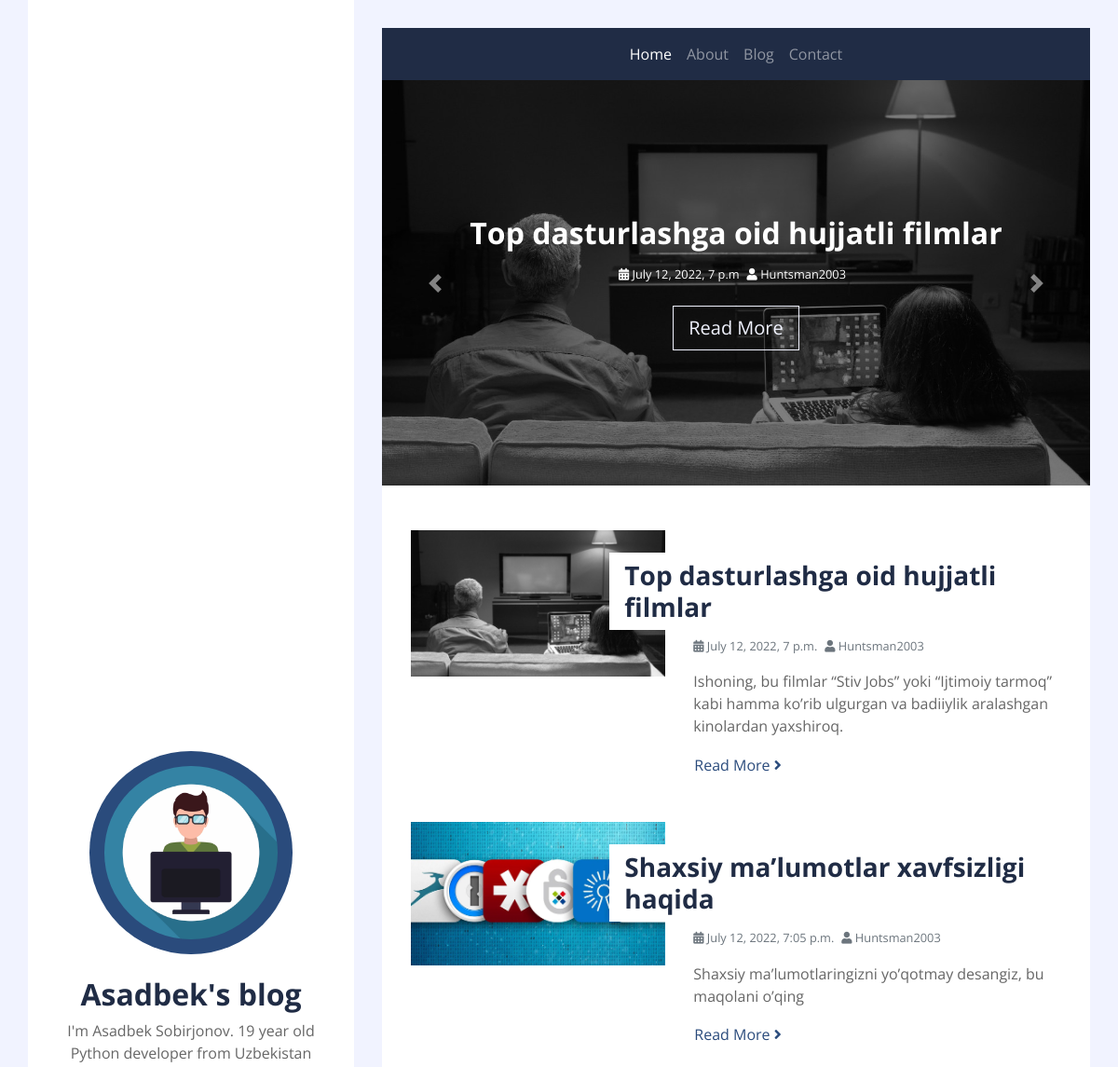
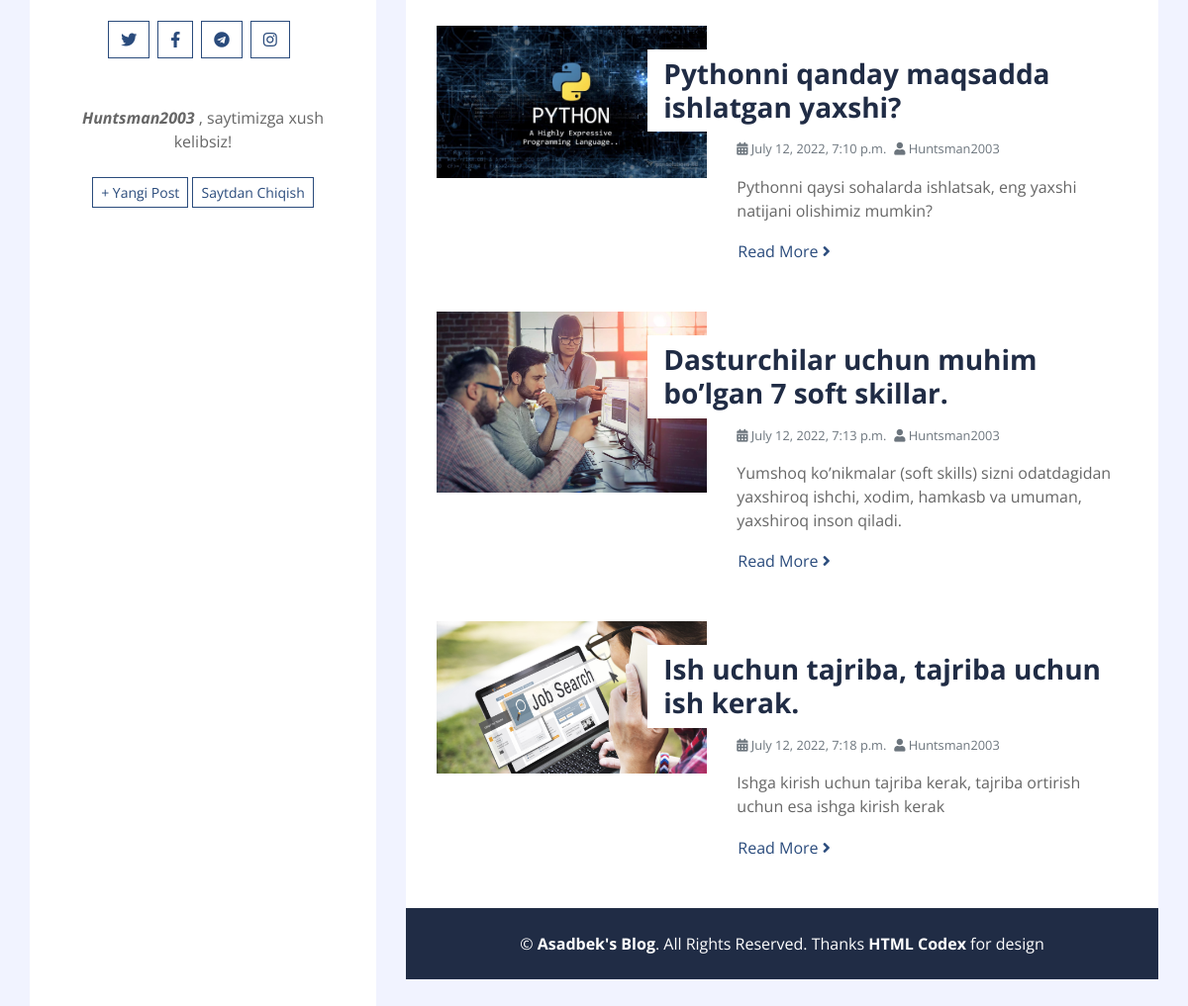
The app's page / (signed in) with its own data (2 pictures, top to bottom).
### accounts/models.py (models this page shows)
class CustomUser(AbstractUser):
    age = models.PositiveIntegerField(null=True, blank=True)
    shahar = models.CharField(max_length=50, blank=True)

### pages/models.py (models this page shows, shortened)
class ArticleModel(models.Model):
    sarlavha = models.CharField(max_length=50)
    qisqa_mazmun = models.CharField(max_length=200)
    body = RichTextField()
    photo = models.ImageField(upload_to='images/', blank=True)
    date = models.DateTimeField(auto_now_add=True)
    muallif = models.ForeignKey(
        get_user_model(),
        on_delete=models.CASCADE
    )

### pages/views.py (the view)
# urls.py: path('', HomePageView.as_view(), name='home'),
class HomePageView(ListView):
    model = ArticleModel
    template_name = 'home.html'

### templates/home.html (shortened to what this page needs)
{% extends 'base.html' %}
{% load static %}
{% block content %}
    <div class="container p-0">
        <div id="blog-carousel" class="carousel slide" data-ride="carousel">
            <div class="carousel-inner">
                <div class="carousel-item active">
                    <img class="w-100" src="{% static 'img/carousel1-1.jpg' %}" alt="Image">
                    <div class="carousel-caption d-flex flex-column align-items-center justify-content-center">
                        <h2 class="mb-3 text-white font-weight-bold"> Top dasturlashga oid hujjatli filmlar </h2>
                        <div class="d-flex text-white">
                            <small class="mr-2"><i class="fa fa-calendar-alt"></i> July 12, 2022, 7 p.m </small>
                            <small class="mr-2"><i class="fa fa-user"></i> Huntsman2003 </small>
                        </div>
                        <a href="{% url 'article_detail' 4 %}" class="btn btn-lg btn-outline-light mt-4">Read More</a>
                    </div>
                </div>
            </div>
            <a class="carousel-control-prev" href="#blog-carousel" data-slide="prev">
                <span class="carousel-control-prev-icon"></span>
            </a>
            <a class="carousel-control-next" href="#blog-carousel" data-slide="next">
                <span class="carousel-control-next-icon"></span>
            </a>
        </div>
    </div>
    <div class="container bg-white pt-5">
        {% for maqola in object_list %}
            <div class="row blog-item px-3 pb-5">
                <div class="col-md-5">
                    {% if maqola.photo %}
                        <img class="img-fluid mb-4 mb-md-0" src="{{ maqola.photo.url }}" alt="Should be Image">
                    {% endif %}
                </div>
                <div class="col-md-7">
                    <h3 class="mt-md-4 px-md-3 mb-2 py-2 bg-white font-weight-bold"> {{ maqola.sarlavha }} </h3>
                    <div class="d-flex mb-3">
                        <small class="mr-2 text-muted"><i class="fa fa-calendar-alt"></i> {{ maqola.date }} </small>
                        <small class="mr-2 text-muted"><i class="fa fa-user"></i> {{ maqola.muallif | title }} </small>
                    </div>
                    <p> {{ maqola.qisqa_mazmun }} </p>
                    <a class="btn btn-link p-0" href="{% url 'article_detail' maqola.pk %}">Read More <i class="fa fa-angle-right"></i></a>
                </div>
            </div>
        {% endfor %}
    </div>
{% endblock content %}

### templates/base.html (shortened to what this page needs)
{% load static %}
<!DOCTYPE html>
<html lang="en">
    <head>
        <link href="https://cdnjs.cloudflare.com/ajax/libs/font-awesome/5.10.0/css/all.min.css" rel="stylesheet">
        <link href="{% static 'css/base.css' %}" rel="stylesheet">
    </head>
    <body>
        <div class="wrapper">
            <div class="sidebar">
                <div class="sidebar-text d-flex flex-column h-100 justify-content-center text-center">
                    <img class="mx-auto d-block w-75 bg-primary img-fluid rounded-circle mb-4 p-3" src="{% static 'img/profile1.jpg' %}" alt="Image">
                    <h2 class="font-weight-bold"> Asadbek's blog </h2>
                    <p class="mb-4">
                        I'm Asadbek Sobirjonov. 19 year old Python developer from Uzbekistan
                    </p>
                    <div class="d-flex justify-content-center mb-5">
                        <a class="btn btn-outline-primary mr-2" href="https://twitter.com/ABekSo2?t=Z16q2qYiBdoJ5rjIsw2pjQ&s=09"><i class="fab fa-twitter"></i></a>
                        <a class="btn btn-outline-primary mr-2" href="https://www.facebook.com/sobirjonovdev"><i class="fab fa-facebook-f"></i></a>
                        <a class="btn btn-outline-primary mr-2" href="https://t.me/sobirjonov_me"><i class="fab fa-telegram"></i></a>
                        <a class="btn btn-outline-primary mr-2" href="https://www.instagram.com/sobirjonov__a"><i class="fab fa-instagram"></i></a>
                    </div>
                    {% if user.is_authenticated %}
                        <p class="mb-4">
                            <b><i> {{ user | title }} </i></b>, saytimizga xush kelibsiz!
                        </p>
                        <div>
                            <a href="{% url 'article_new' %}" class="btn btn-sm btn-outline-primary mb-1"> + Yangi Post </a>
                            <a href="{% url 'logout' %}" class="btn btn-sm btn-outline-primary mb-1"> Saytdan Chiqish </a>
                        </div>
                    {% else %}
                        <p class="mb-4">
                            Siz saytga kirmagansiz!
                        </p>
                        <a href="{% url 'login' %}" class="btn btn-lg btn-block btn-primary mt-auto"> Saytga Kirish </a>
                        <a href="{% url 'signup' %}" class="btn btn-lg btn-block btn-primary mt-auto"> Ro'yxatdan O'tish </a>
                    {% endif %}
                </div>
            </div>
            <div class="content">
                <div class="container p-0">
                    <nav class="navbar navbar-expand-lg bg-secondary navbar-dark">
                        <div class="collapse navbar-collapse justify-content-between" id="navbarCollapse">
                            <div class="navbar-nav m-auto">
                                {% block navbar %}
                                    <a href="{% url 'home' %}" class="nav-item nav-link active">Home</a>
                                    <a href="{% url 'about' %}" class="nav-item nav-link">About</a>
                                    <a href="{% url 'article_list' %}" class="nav-item nav-link">Blog</a>
                                    <a href="{% url 'contact' %}" class="nav-item nav-link">Contact</a>
                                {% endblock navbar %}
                            </div>
                        </div>
                    </nav>
                </div>
                {% block content %}
                {% endblock content %}
                <div class="container py-4 bg-secondary text-center">
                    <p class="m-0 text-white">
                        &copy; <a class="text-white font-weight-bold" href="{% url 'about' %}">Asadbek's Blog</a>. All Rights Reserved. Thanks <a class="text-white font-weight-bold" href="https://htmlcodex.com">HTML Codex</a> for design
                    </p>
                </div>
            </div>
        </div>
    </body>
</html>

### records on screen
CustomUser: username "Huntsman2003"
ArticleModel: photo (picture), sarlavha "Top dasturlashga oid hujjatli filmlar", date "July 12, 2022, 7 p.m.", muallif "Huntsman2003", qisqa_mazmun "Ishoning, bu filmlar “Stiv Jobs” yoki “Ijtimoiy tarmoq” kabi hamma ko’rib ulgurgan va badiiylik aralashgan kinolardan yaxshiroq."
ArticleModel: photo (picture), sarlavha "Shaxsiy ma’lumotlar xavfsizligi haqida", date "July 12, 2022, 7:05 p.m.", muallif "Huntsman2003", qisqa_mazmun "Shaxsiy ma’lumotlaringizni yo’qotmay desangiz, bu maqolani o’qing"
ArticleModel: photo (picture), sarlavha "Pythonni qanday maqsadda ishlatgan yaxshi?", date "July 12, 2022, 7:10 p.m.", muallif "Huntsman2003", qisqa_mazmun "Pythonni qaysi sohalarda ishlatsak, eng yaxshi natijani olishimiz mumkin?"
ArticleModel: photo (picture), sarlavha "Dasturchilar uchun muhim bo’lgan 7 soft skillar.", date "July 12, 2022, 7:13 p.m.", muallif "Huntsman2003", qisqa_mazmun "Yumshoq ko’nikmalar (soft skills) sizni odatdagidan yaxshiroq ishchi, xodim, hamkasb va umuman, yaxshiroq inson qiladi."
ArticleModel: photo (picture), sarlavha "Ish uchun tajriba, tajriba uchun ish kerak.", date "July 12, 2022, 7:18 p.m.", muallif "Huntsman2003", qisqa_mazmun "Ishga kirish uchun tajriba kerak, tajriba ortirish uchun esa ishga kirish kerak"
